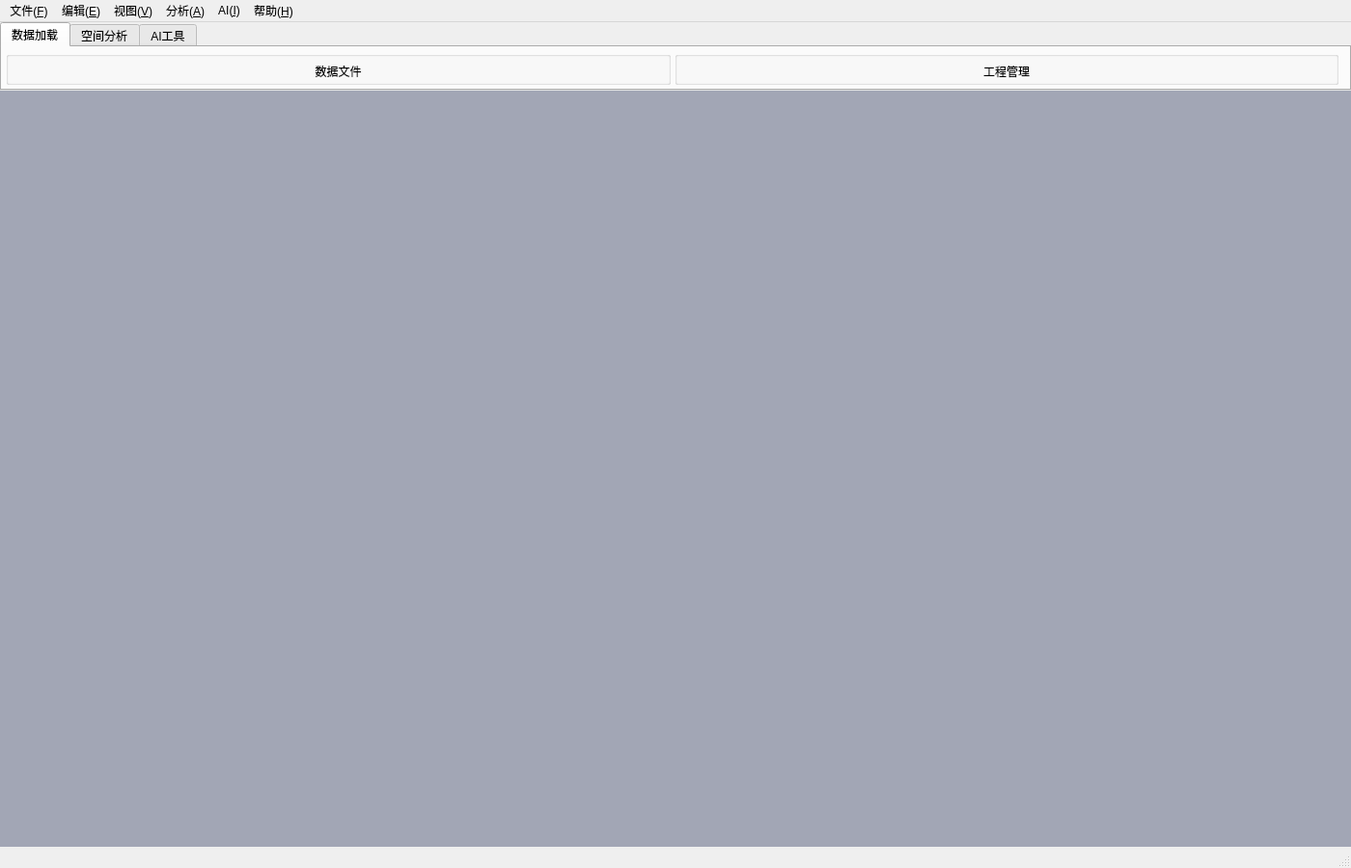
<?xml version="1.0" encoding="UTF-8"?>
<ui version="4.0">
 <class>MainWindow</class>
 <widget class="QMainWindow" name="MainWindow">
  <property name="geometry">
   <rect><x>0</x><y>0</y><width>1400</width><height>900</height></rect>
  </property>
  <property name="windowTitle">
   <string>GeoAI 智能空间分析平台</string>
  </property>
  <property name="dockOptions">
   <set>QMainWindow::AllowNestedDocks|QMainWindow::AllowTabbedDocks|QMainWindow::AnimatedDocks</set>
  </property>

  <!-- ═══ Actions ═══ -->
  <action name="actionOpenData">
   <property name="text"><string>打开数据</string></property>
   <property name="shortcut"><string>Ctrl+O</string></property>
  </action>
  <action name="actionAddLayer">
   <property name="text"><string>添加图层</string></property>
  </action>
  <action name="actionNew3DView">
   <property name="text"><string>新建3D视图</string></property>
  </action>
  <action name="actionSaveProject">
   <property name="text"><string>保存工程</string></property>
   <property name="shortcut"><string>Ctrl+S</string></property>
  </action>
  <action name="actionExportResult">
   <property name="text"><string>导出结果</string></property>
  </action>
  <action name="actionExit">
   <property name="text"><string>退出</string></property>
   <property name="shortcut"><string>Ctrl+Q</string></property>
  </action>
  <action name="actionUndo">
   <property name="text"><string>撤销</string></property>
   <property name="shortcut"><string>Ctrl+Z</string></property>
  </action>
  <action name="actionRedo">
   <property name="text"><string>重做</string></property>
   <property name="shortcut"><string>Ctrl+Y</string></property>
  </action>
  <action name="actionZoomIn">
   <property name="text"><string>放大</string></property>
  </action>
  <action name="actionZoomOut">
   <property name="text"><string>缩小</string></property>
  </action>
  <action name="actionFitView">
   <property name="text"><string>适应窗口</string></property>
  </action>
  <action name="actionToggleLayerPanel">
   <property name="text"><string>图层面板</string></property>
   <property name="checkable"><bool>true</bool></property>
   <property name="checked"><bool>true</bool></property>
  </action>
  <action name="actionToggleAIPanel">
   <property name="text"><string>AI面板</string></property>
   <property name="checkable"><bool>true</bool></property>
   <property name="checked"><bool>true</bool></property>
  </action>
  <action name="actionToggleAttrPanel">
   <property name="text"><string>属性表</string></property>
   <property name="checkable"><bool>true</bool></property>
   <property name="checked"><bool>false</bool></property>
  </action>
  <action name="actionToggleAnalysisPanel">
   <property name="text"><string>分析面板</string></property>
   <property name="checkable"><bool>true</bool></property>
   <property name="checked"><bool>false</bool></property>
  </action>
  <action name="actionToggleLogPanel">
   <property name="text"><string>日志面板</string></property>
   <property name="checkable"><bool>true</bool></property>
   <property name="checked"><bool>false</bool></property>
  </action>
  <action name="actionBufferAnalysis">
   <property name="text"><string>缓冲区分析</string></property>
  </action>
  <action name="actionOverlayAnalysis">
   <property name="text"><string>叠加分析</string></property>
  </action>
  <action name="actionSpatialQuery">
   <property name="text"><string>空间查询</string></property>
  </action>
  <action name="actionRasterCalc">
   <property name="text"><string>栅格计算</string></property>
  </action>
  <action name="actionAIAnalyze">
   <property name="text"><string>AI分析</string></property>
  </action>
  <action name="actionAISuggest">
   <property name="text"><string>自动推荐</string></property>
  </action>
  <action name="actionAIChat">
   <property name="text"><string>AI对话</string></property>
  </action>
  <action name="actionDoc">
   <property name="text"><string>文档</string></property>
  </action>
  <action name="actionAbout">
   <property name="text"><string>关于</string></property>
  </action>

  <!-- ═══ centralWidget：垂直堆叠 Ribbon + 地图 ═══ -->
  <widget class="QWidget" name="centralWidget">
   <layout class="QVBoxLayout" name="centralLayout">
    <property name="spacing"><number>0</number></property>
    <property name="leftMargin"><number>0</number></property>
    <property name="topMargin"><number>0</number></property>
    <property name="rightMargin"><number>0</number></property>
    <property name="bottomMargin"><number>0</number></property>

    <!-- ── Ribbon QTabWidget ── -->
    <item>
     <widget class="QTabWidget" name="tabWidgetRibbon">
      <property name="sizePolicy">
       <sizepolicy hsizetype="Expanding" vsizetype="Fixed">
        <horstretch>0</horstretch><verstretch>0</verstretch>
       </sizepolicy>
      </property>
      <property name="fixedHeight" stdset="0"><number>140</number></property>

      <!-- ══ Tab 1：数据加载 ══ -->
      <widget class="QWidget" name="tabData">
       <attribute name="title"><string>数据加载</string></attribute>
       <layout class="QHBoxLayout" name="tabDataLayout">
        <property name="spacing"><number>4</number></property>
        <property name="leftMargin"><number>4</number></property>
        <property name="topMargin"><number>4</number></property>
        <property name="rightMargin"><number>4</number></property>
        <property name="bottomMargin"><number>4</number></property>

        <!-- 分组1：文件操作 -->
        <item>
         <widget class="QGroupBox" name="grpDataFile">
          <property name="title"><string/></property>
          <layout class="QVBoxLayout" name="grpDataFileLayout">
           <property name="spacing"><number>2</number></property>
           <property name="leftMargin"><number>2</number></property>
           <property name="topMargin"><number>2</number></property>
           <property name="rightMargin"><number>2</number></property>
           <property name="bottomMargin"><number>2</number></property>
           <item>
            <layout class="QHBoxLayout" name="grpDataFileBtnLayout">
             <item>
              <widget class="ImageButton" name="btnOpenData" native="true">
               <property name="fixedWidth" stdset="0"><number>96</number></property>
               <property name="fixedHeight" stdset="0"><number>96</number></property>
              </widget>
             </item>
             <item>
              <widget class="ImageButton" name="btnAddLayer" native="true">
               <property name="fixedWidth" stdset="0"><number>96</number></property>
               <property name="fixedHeight" stdset="0"><number>96</number></property>
              </widget>
             </item>
            </layout>
           </item>
           <item>
            <widget class="QLabel" name="lblDataFile">
             <property name="text"><string>数据文件</string></property>
             <property name="alignment"><set>Qt::AlignCenter</set></property>
            </widget>
           </item>
          </layout>
         </widget>
        </item>

        <!-- 分组2：工程管理 -->
        <item>
         <widget class="QGroupBox" name="grpDataProject">
          <property name="title"><string/></property>
          <layout class="QVBoxLayout" name="grpDataProjectLayout">
           <property name="spacing"><number>2</number></property>
           <property name="leftMargin"><number>2</number></property>
           <property name="topMargin"><number>2</number></property>
           <property name="rightMargin"><number>2</number></property>
           <property name="bottomMargin"><number>2</number></property>
           <item>
            <layout class="QHBoxLayout" name="grpDataProjectBtnLayout">
             <item>
              <widget class="ImageButton" name="btnSaveProject" native="true">
               <property name="fixedWidth" stdset="0"><number>96</number></property>
               <property name="fixedHeight" stdset="0"><number>96</number></property>
              </widget>
             </item>
             <item>
              <widget class="ImageButton" name="btnExportResult" native="true">
               <property name="fixedWidth" stdset="0"><number>96</number></property>
               <property name="fixedHeight" stdset="0"><number>96</number></property>
              </widget>
             </item>
            </layout>
           </item>
           <item>
            <widget class="QLabel" name="lblDataProject">
             <property name="text"><string>工程管理</string></property>
             <property name="alignment"><set>Qt::AlignCenter</set></property>
            </widget>
           </item>
          </layout>
         </widget>
        </item>

        <item><spacer><property name="orientation"><enum>Qt::Horizontal</enum></property></spacer></item>
       </layout>
      </widget>

      <!-- ══ Tab 2：空间分析 ══ -->
      <widget class="QWidget" name="tabAnalysis">
       <attribute name="title"><string>空间分析</string></attribute>
       <layout class="QHBoxLayout" name="tabAnalysisLayout">
        <property name="spacing"><number>4</number></property>
        <property name="leftMargin"><number>4</number></property>
        <property name="topMargin"><number>4</number></property>
        <property name="rightMargin"><number>4</number></property>
        <property name="bottomMargin"><number>4</number></property>

        <!-- 分组1：矢量分析 -->
        <item>
         <widget class="QGroupBox" name="grpAnalysisVector">
          <property name="title"><string/></property>
          <layout class="QVBoxLayout" name="grpAnalysisVectorLayout">
           <property name="spacing"><number>2</number></property>
           <property name="leftMargin"><number>2</number></property>
           <property name="topMargin"><number>2</number></property>
           <property name="rightMargin"><number>2</number></property>
           <property name="bottomMargin"><number>2</number></property>
           <item>
            <layout class="QHBoxLayout" name="grpAnalysisVectorBtnLayout">
             <item>
              <widget class="ImageButton" name="btnBufferAnalysis" native="true">
               <property name="fixedWidth" stdset="0"><number>96</number></property>
               <property name="fixedHeight" stdset="0"><number>96</number></property>
              </widget>
             </item>
             <item>
              <widget class="ImageButton" name="btnOverlayAnalysis" native="true">
               <property name="fixedWidth" stdset="0"><number>96</number></property>
               <property name="fixedHeight" stdset="0"><number>96</number></property>
              </widget>
             </item>
             <item>
              <widget class="ImageButton" name="btnSpatialQuery" native="true">
               <property name="fixedWidth" stdset="0"><number>96</number></property>
               <property name="fixedHeight" stdset="0"><number>96</number></property>
              </widget>
             </item>
            </layout>
           </item>
           <item>
            <widget class="QLabel" name="lblAnalysisVector">
             <property name="text"><string>矢量分析</string></property>
             <property name="alignment"><set>Qt::AlignCenter</set></property>
            </widget>
           </item>
          </layout>
         </widget>
        </item>

        <!-- 分组2：栅格分析 -->
        <item>
         <widget class="QGroupBox" name="grpAnalysisRaster">
          <property name="title"><string/></property>
          <layout class="QVBoxLayout" name="grpAnalysisRasterLayout">
           <property name="spacing"><number>2</number></property>
           <property name="leftMargin"><number>2</number></property>
           <property name="topMargin"><number>2</number></property>
           <property name="rightMargin"><number>2</number></property>
           <property name="bottomMargin"><number>2</number></property>
           <item>
            <layout class="QHBoxLayout" name="grpAnalysisRasterBtnLayout">
             <item>
              <widget class="ImageButton" name="btnRasterCalc" native="true">
               <property name="fixedWidth" stdset="0"><number>96</number></property>
               <property name="fixedHeight" stdset="0"><number>96</number></property>
              </widget>
             </item>
            </layout>
           </item>
           <item>
            <widget class="QLabel" name="lblAnalysisRaster">
             <property name="text"><string>栅格分析</string></property>
             <property name="alignment"><set>Qt::AlignCenter</set></property>
            </widget>
           </item>
          </layout>
         </widget>
        </item>

        <item><spacer><property name="orientation"><enum>Qt::Horizontal</enum></property></spacer></item>
       </layout>
      </widget>

      <!-- ══ Tab 3：AI工具 ══ -->
      <widget class="QWidget" name="tabAI">
       <attribute name="title"><string>AI工具</string></attribute>
       <layout class="QHBoxLayout" name="tabAILayout">
        <property name="spacing"><number>4</number></property>
        <property name="leftMargin"><number>4</number></property>
        <property name="topMargin"><number>4</number></property>
        <property name="rightMargin"><number>4</number></property>
        <property name="bottomMargin"><number>4</number></property>

        <!-- 分组：AI功能 -->
        <item>
         <widget class="QGroupBox" name="grpAITools">
          <property name="title"><string/></property>
          <layout class="QVBoxLayout" name="grpAIToolsLayout">
           <property name="spacing"><number>2</number></property>
           <property name="leftMargin"><number>2</number></property>
           <property name="topMargin"><number>2</number></property>
           <property name="rightMargin"><number>2</number></property>
           <property name="bottomMargin"><number>2</number></property>
           <item>
            <layout class="QHBoxLayout" name="grpAIToolsBtnLayout">
             <item>
              <widget class="ImageButton" name="btnAIAnalyze" native="true">
               <property name="fixedWidth" stdset="0"><number>96</number></property>
               <property name="fixedHeight" stdset="0"><number>96</number></property>
              </widget>
             </item>
             <item>
              <widget class="ImageButton" name="btnAIChat" native="true">
               <property name="fixedWidth" stdset="0"><number>96</number></property>
               <property name="fixedHeight" stdset="0"><number>96</number></property>
              </widget>
             </item>
            </layout>
           </item>
           <item>
            <widget class="QLabel" name="lblAITools">
             <property name="text"><string>AI功能</string></property>
             <property name="alignment"><set>Qt::AlignCenter</set></property>
            </widget>
           </item>
          </layout>
         </widget>
        </item>

        <item><spacer><property name="orientation"><enum>Qt::Horizontal</enum></property></spacer></item>
       </layout>
      </widget>

     </widget>
    </item>

    <!-- ── 地图显示区（MapCanvas 占位） ── -->
    <item>
     <widget class="QWidget" name="wgtMapCanvas">
      <property name="sizePolicy">
       <sizepolicy hsizetype="Expanding" vsizetype="Expanding">
        <horstretch>1</horstretch><verstretch>1</verstretch>
       </sizepolicy>
      </property>
      <property name="styleSheet">
       <string>background-color:rgb(162, 166, 181);</string>
      </property>
     </widget>
    </item>

   </layout>
  </widget>

  <!-- ═══ 菜单栏 ═══ -->
  <widget class="QMenuBar" name="menuBar">
   <property name="geometry">
    <rect><x>0</x><y>0</y><width>1400</width><height>28</height></rect>
   </property>
   <widget class="QMenu" name="menuFile">
    <property name="title"><string>文件(&amp;F)</string></property>
    <addaction name="actionOpenData"/>
    <addaction name="actionAddLayer"/>
    <addaction name="separator"/>
    <addaction name="actionSaveProject"/>
    <addaction name="actionExportResult"/>
    <addaction name="separator"/>
    <addaction name="actionExit"/>
   </widget>
   <widget class="QMenu" name="menuEdit">
    <property name="title"><string>编辑(&amp;E)</string></property>
    <addaction name="actionUndo"/>
    <addaction name="actionRedo"/>
   </widget>
   <widget class="QMenu" name="menuView">
    <property name="title"><string>视图(&amp;V)</string></property>
    <addaction name="actionZoomIn"/>
    <addaction name="actionZoomOut"/>
    <addaction name="actionFitView"/>
    <addaction name="separator"/>
    <addaction name="actionNew3DView"/>
    <addaction name="separator"/>
    <addaction name="actionToggleLayerPanel"/>
    <addaction name="actionToggleAIPanel"/>
    <addaction name="actionToggleAttrPanel"/>
    <addaction name="actionToggleAnalysisPanel"/>
    <addaction name="actionToggleLogPanel"/>
   </widget>
   <widget class="QMenu" name="menuAnalysis">
    <property name="title"><string>分析(&amp;A)</string></property>
    <addaction name="actionBufferAnalysis"/>
    <addaction name="actionOverlayAnalysis"/>
    <addaction name="actionSpatialQuery"/>
    <addaction name="actionRasterCalc"/>
   </widget>
   <widget class="QMenu" name="menuAI">
    <property name="title"><string>AI(&amp;I)</string></property>
    <addaction name="actionAIAnalyze"/>
    <addaction name="actionAISuggest"/>
    <addaction name="actionAIChat"/>
   </widget>
   <widget class="QMenu" name="menuHelp">
    <property name="title"><string>帮助(&amp;H)</string></property>
    <addaction name="actionDoc"/>
    <addaction name="actionAbout"/>
   </widget>
   <addaction name="menuFile"/>
   <addaction name="menuEdit"/>
   <addaction name="menuView"/>
   <addaction name="menuAnalysis"/>
   <addaction name="menuAI"/>
   <addaction name="menuHelp"/>
  </widget>

  <!-- ═══ 状态栏 ═══ -->
  <widget class="QStatusBar" name="statusBar"/>

 </widget>

 <customwidgets>
  <customwidget>
   <class>ImageButton</class>
   <extends>QWidget</extends>
   <header>ui/components/imagebutton.h</header>
  </customwidget>
 </customwidgets>

 <resources/>
 <connections/>
</ui>
